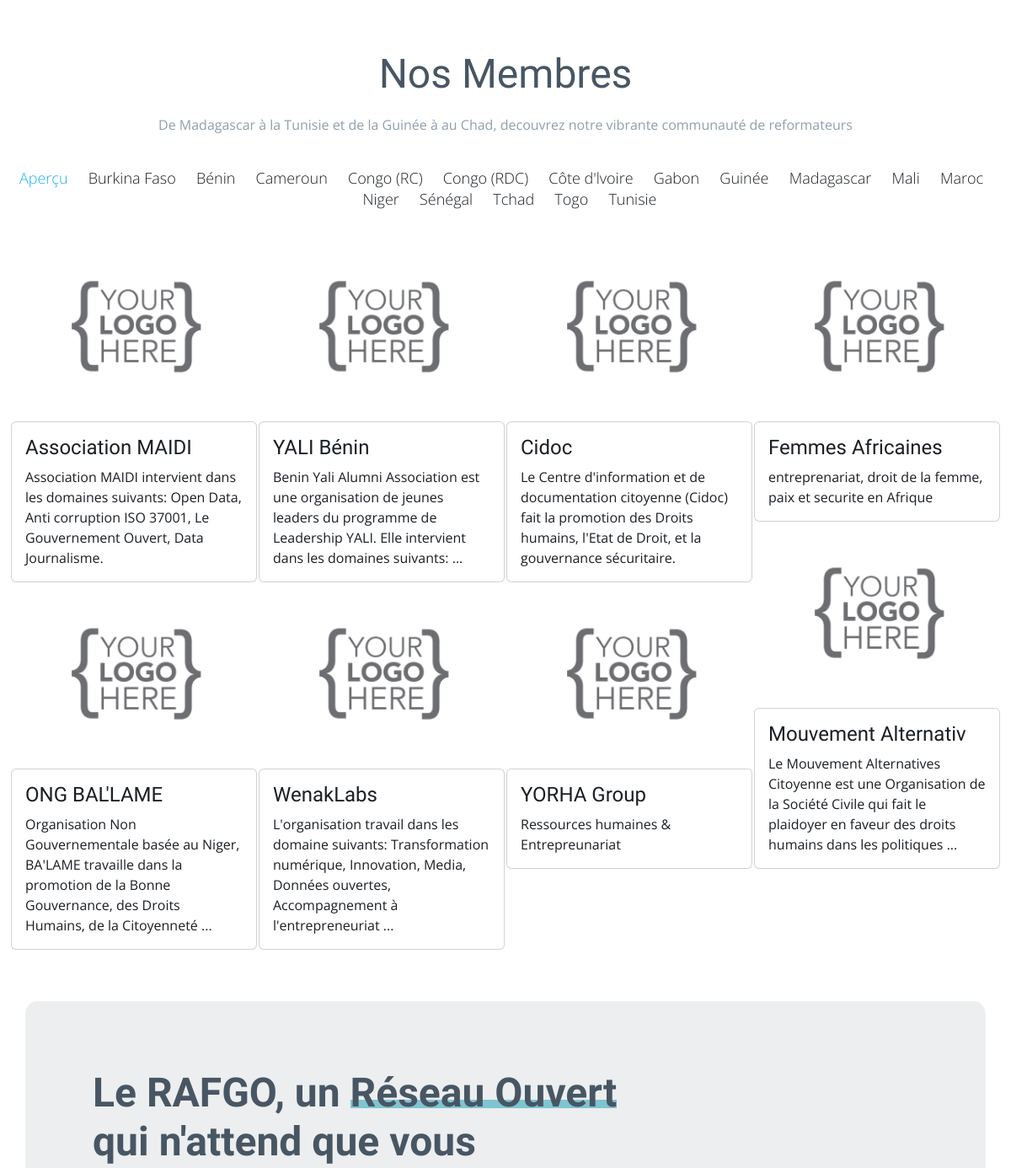
Before: /fr/ (middle part) with the older database file.
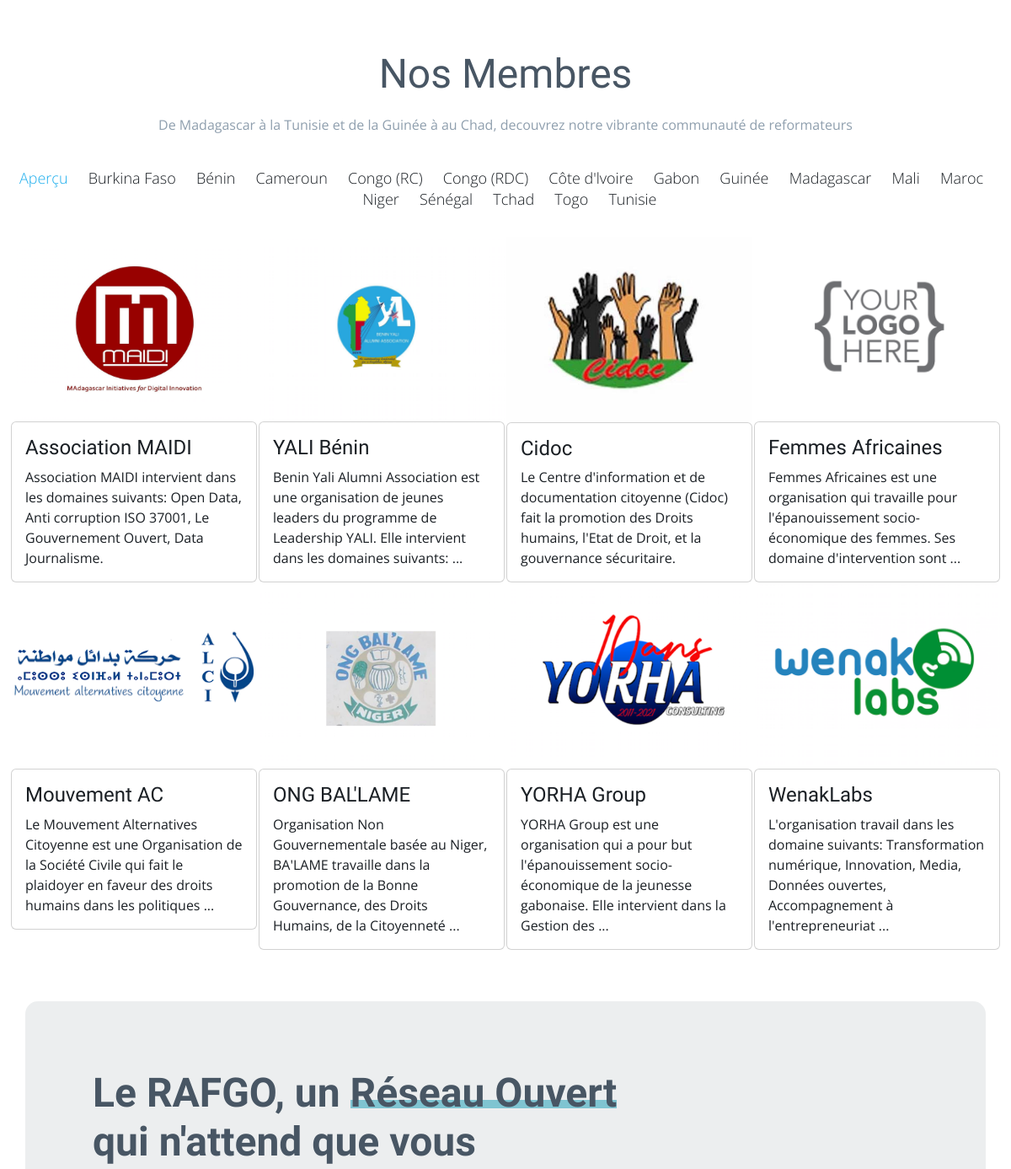
After: the same page with the newer database file.
### website/models.py (models this page shows, shortened)
class Country(models.Model):
    name = models.CharField(max_length=30)
    code = models.CharField(max_length=3)
    region = models.CharField(max_length=30, null=True)
    status = models.CharField(max_length=30, null=True, default='')

class Organization(models.Model):
    name = models.CharField(max_length=256)
    image_logo = models.ImageField(upload_to="images", blank=True, null=True)
    short_name = models.CharField(max_length=20, null=True)
    description = models.TextField(null=True)
    category = models.CharField(max_length=50, null=True)
    funded_date = models.DateField(null=True)
    country = models.ForeignKey(Country, on_delete=models.CASCADE)
    def shorten_description(self):
        s = self.description
        if len(s) < 150:
            return s
        else:
            s = s[:150]
            indx = s.rfind(" ")
            s = s[:indx]
            s = s.strip(",") + " ..."
            return s

### website/views.py (the view)
# urls.py: path('', views.index, name='Index'),
def index(request):
    context = {
        'page' : "home",
        'menu_principal': menu_principal.get_page_menus("home"),
        'action_menu': {"href":"../home", "name":"Nous Rejoindre"},
        'orgs': orgs,
        'sample_orgs': sampled_organizations(orgs),
        'countries': countries,
        "pays": [('Bénin', 'ben', "sampled"), ('Burkina Faso', 'bfa', "sampled" ), ('Burundi', 'bdi'), ('Cameroun', 'cmr'), ('République centrafricaine', 'rca', "sampled"), ('Comores', 'com'), ('Congo (RC)', 'cog', "sampled"), ('Congo (RDC)', 'rdc'), ("Côte d'lvoire", 'rci'), ('Djibouti', 'dji'), ('Gabon', 'gab'), ('Guinée', 'gin'), ('Guinée équatoriale', 'gnq'), ('Madagascar', 'mdg'), ('Mali', 'mli'), ('Niger', 'ner'), ('Rwanda', 'rwa'), ('Sénégal', 'sen'), ('Seychelles', 'syc'), ('Tchad', 'tcd'), ('Togo', 'tgo')]
    }
    return render(request, 'index.html', context)

### website/menu.py (called while the page is built)
	def get_page_menus(self, page):
		lst_menu = [p["menu_items"] for p in self.page_menus if p["page"] == page]
		if lst_menu:
			return lst_menu[0]
		else:
			return []

### website/views.py (called while the page is built)
def sampled_organizations(orgs):
    countries = list(set([org.country for org in orgs]))
    sampled_countries = countries
    if len(countries)>7:
        sampled_countries = random.sample(countries, k=8)
    sample_orgs = [random.choice(c.organization_set.all()) for c in sampled_countries]
    return(sample_orgs)

### website/templates/index.html (shortened to what this page needs)
<!DOCTYPE html>
<html lang="fr">
{% load i18n %}
{% load static %}
<head>
  <link href="{% static 'assets/vendor/bootstrap/css/bootstrap.min.css' %}" rel="stylesheet">
  <link href="{% static 'assets/vendor/bootstrap-icons/bootstrap-icons.css' %}" rel="stylesheet">
  <link href="{% static 'assets/vendor/aos/aos.css' %}" rel="stylesheet">
  <link href="{% static 'assets/vendor/glightbox/css/glightbox.min.css' %}" rel="stylesheet">
  <link href="{% static 'assets/vendor/swiper/swiper-bundle.min.css' %}" rel="stylesheet">
  <link href="{% static 'assets/css/variables.css' %}" rel="stylesheet">
  <link rel="stylesheet" href="https://cdn.jsdelivr.net/npm/bootstrap-select@1.13.18/dist/css/bootstrap-select.min.css">
  <link href="{% static 'assets/css/main.css' %}" rel="stylesheet">
</head>
<body>
  <main id="main">
      {% include 'index_sections/nos_membres.html' %}
      {% include 'index_sections/call_to_action.html' %}
  </main>
</body>
</html>

### website/templates/header.html (shortened to what this page needs)
  {% load i18n %}
  {% load static %}

### website/templates/index_sections/bienvenue.html (shortened to what this page needs)
{% load i18n %}
{% load static %}

### website/templates/index_sections/featured.html (shortened to what this page needs)
{% load i18n %}
{% load static %}

### website/templates/index_sections/a_propos.html (shortened to what this page needs)
{% load i18n %}
{% load static %}

### website/templates/index_sections/notre_leadership.html (shortened to what this page needs)
{% load i18n %}
{% load static %}

### website/templates/index_sections/en_savoir_plus.html (shortened to what this page needs)
{% load i18n %}
{% load static %}

### website/templates/index_sections/nos_membres.html (shortened to what this page needs)
{% load i18n %}
{% load static %}
    <section id="portfolio" class="portfolio" data-aos="fade-up">
      <div class="container">
        <div class="section-header">
          <h2>{% trans 'Nos Membres' %}</h2>
          <p>{% trans "De Madagascar à la Tunisie et de la Guinée à au Chad, decouvrez notre vibrante communauté de reformateurs" %}</p>
        </div>
      </div>
      <div class="container-fluid" data-aos="fade-up" data-aos-delay="200">
        <div class="portfolio-isotope" data-portfolio-filter=".filter-sampled" data-portfolio-layout="masonry" data-portfolio-sort="original-order">
          <ul class="portfolio-flters">
            <li data-filter=".filter-sampled" class="filter-active">{% trans "Aperçu" %}</li>
            {% for p in countries %}
              <li data-filter=".filter-{{p.code}}">{{p.name}}</li>
            {% endfor %}
          </ul>
          <div class="row g-0 portfolio-container">
            {% for org in orgs %}
            <div class="col-xl-3 col-lg-4 col-md-6 portfolio-item  filter-{{org.country.code}} {% if org in sample_orgs %} filter-sampled {% endif %}">
              <img class="card-img-top" alt="..." src="{% if org.image_logo %} {{org.image_logo.url}} {% else %} {% static 'assets/img/default_logo.png' %} {% endif %}">
              <div class="card">
                <div class="card-body">
                  <h4>{{org.short_name}}</h4>
                  <p class="card-text">{{org.shorten_description}}</p>
                </div>
              </div>
            </div>
            {% endfor %}
          </div>
        </div>
      </div>
    </section>

### website/templates/index_sections/call_to_action.html (shortened to what this page needs)
{% load i18n %}
{% load static %}
    <section id="cta" class="cta">
      <div class="container" data-aos="zoom-out">
        <div class="row g-5">
          <div class="col-lg-8 col-md-6 content d-flex flex-column justify-content-center order-last order-md-first">
            <h3>Le RAFGO, un <em>Réseau Ouvert</em> qui n'attend que vous</h3>
          </div>
          <div class="col-lg-4 col-md-6 order-first order-md-last d-flex align-items-center">
          </div>
        </div>
      </div>
    </section>

### website/templates/index_sections/nos_projets.html (shortened to what this page needs)
{% load i18n %}
{% load static %}

### website/templates/index_sections/blogs_recents.html (shortened to what this page needs)
{% load i18n %}
{% load static %}

### website/templates/index_sections/contact.html (shortened to what this page needs)
{% load i18n %}
{% load static %}

### website/templates/index_sections/nos_partenaires.html (shortened to what this page needs)
{% load i18n %}
{% load static %}

### website/templates/footer.html (shortened to what this page needs)
    {% load i18n %}
    {% load static %}

### website/static/assets/css/variables.css (style rules this page uses)
:root { --font-default: 'Open Sans', system-ui, -apple-system, "Segoe UI", Roboto, "Helvetica Neue", Arial, "Noto Sans", "Liberation Sans", sans-serif, "Apple Color Emoji", "Segoe UI Emoji", "Segoe UI Symbol", "Noto Color Emoji"; --font-primary: 'Source Sans Pro', sans-serif; --font-secondary: 'Poppins', sans-serif; --color-default: #1a1f24; --color-default-rgb: 26, 31, 36; --color-links: #0ea2bd; --color-links-hover: #1ec3e0; --color-primary: #1daeed; --color-primary-light: #1ec3e0; --color-primary-dark: #0189a1; --color-primary-dark-footer: #e27948; --color-primary-rgb: 14, 162, 189; --color-primary-light-rgb: 30, 195, 224; --color-primary-dark-rgb: 1, 137, 161; --color-secondary: #485664; --color-secondary-light: #8f9fae; --color-secondary-dark: #3a4753; --color-secondary-dark-footer: #e27948; --color-secondary-footer: #ef8f67; --color-secondary-rgb: 72, 86, 100; --color-secondary-light-rgb: 143, 159, 174; --color-secondary-dark-rgb: 58, 71, 83; --color-blue: #0d6efd; --color-blue-rgb: 13, 110, 253; --color-indigo: #6610f2; --color-indigo-rgb: 102, 16, 242; --color-purple: #6f42c1; --color-purple-rgb: 111, 66, 193; --color-pink: #f3268c; --color-pink-rgb: 243, 38, 140; --color-red: #df1529; --color-red-rgb: 223, 21, 4; --color-orange: #fd7e14; --color-orange-rgb: 253, 126, 20; --color-yellow: #ffc107; --color-yellow-rgb: 255, 193, 7; --color-green: #059652; --color-green-rgb: 5, 150, 82; --color-teal: #20c997; --color-teal-rgb: 32, 201, 151; --color-cyan: #0dcaf0; --color-cyan-rgb: 13, 202, 240; --color-white: #ffffff; --color-white-rgb: 255, 255, 255; --color-gray: #6c757d; --color-gray-rgb: 108, 117, 125; --color-black: #000000; --color-black-rgb: 0, 0, 0; }
:root { --bs-blue: var(--color-blue); --bs-indigo: var(--color-indigo); --bs-purple: var(--color-purple); --bs-pink: var(--color-pink); --bs-red: var(--color-red); --bs-orange: var(--color-orange); --bs-yellow: var(--color-yellow); --bs-green: var(--color-green); --bs-teal: var(--color-teal); --bs-cyan: var(--color-cyan); --bs-white: var(--color-white); --bs-gray: var(--color-gray); --bs-gray-dark: #343a40; --bs-gray-100: #f8f9fa; --bs-gray-200: #e9ecef; --bs-gray-300: #dee2e6; --bs-gray-400: #ced4da; --bs-gray-500: #adb5bd; --bs-gray-600: #6c757d; --bs-gray-700: #495057; --bs-gray-800: #343a40; --bs-gray-900: #212529; --bs-primary: var(--color-blue); --bs-secondary: var(--color-blue); --bs-success: #198754; --bs-info: #0dcaf0; --bs-warning: #ffc107; --bs-danger: #dc3545; --bs-light: #f8f9fa; --bs-dark: #212529; --bs-primary-rgb: var(--color-primary-rgb); --bs-secondary-rgb: var(--color-secondary-rgb); --bs-success-rgb: 25, 135, 84; --bs-info-rgb: 13, 202, 240; --bs-warning-rgb: 255, 193, 7; --bs-danger-rgb: 220, 53, 69; --bs-light-rgb: 248, 249, 250; --bs-dark-rgb: 33, 37, 41; --bs-white-rgb: var(--color-white-rgb); --bs-black-rgb: var(--color-black-rgb); --bs-body-color-rgb: var(--color-default-rgb); --bs-body-bg-rgb: 255, 255, 255; --bs-font-sans-serif: var(--font-default); --bs-font-monospace: SFMono-Regular, Menlo, Monaco, Consolas, "Liberation Mono", "Courier New", monospace; --bs-gradient: linear-gradient(180deg, rgba(255, 255, 255, 0.15), rgba(255, 255, 255, 0)); --bs-body-font-family: var(--font-default); --bs-body-font-size: 1rem; --bs-body-font-weight: 400; --bs-body-line-height: 1.5; --bs-body-color: var(--color-default); --bs-body-bg: #fff; }

Changed rows visible on the page:
changed Organization "Association MAIDI": image_logo: picture added in place of a placeholder
changed Organization "YALI Bénin": image_logo: picture added in place of a placeholder
changed Organization "Cidoc": image_logo: picture added in place of a placeholder
changed Organization "Femmes Africaines": shorten_description "entreprenariat, droit de la femme, paix et securite en Afrique" → "Femmes Africaines est une organisation qui travaille pour l'épanouissement socio-économique des femmes. Ses domaine d'intervention sont ..."
changed Organization: image_logo: picture added in place of a placeholder; short_name "Mouvement Alternativ" → "Mouvement AC"
changed Organization "ONG BAL'LAME": image_logo: picture added in place of a placeholder
changed Organization "WenakLabs": image_logo: picture added in place of a placeholder
changed Organization "YORHA Group": image_logo: picture added in place of a placeholder; shorten_description "Ressources humaines & Entrepreunariat" → "YORHA Group est une organisation qui a pour but l'épanouissement socio-économique de la jeunesse gabonaise. Elle intervient dans la Gestion des ..."
